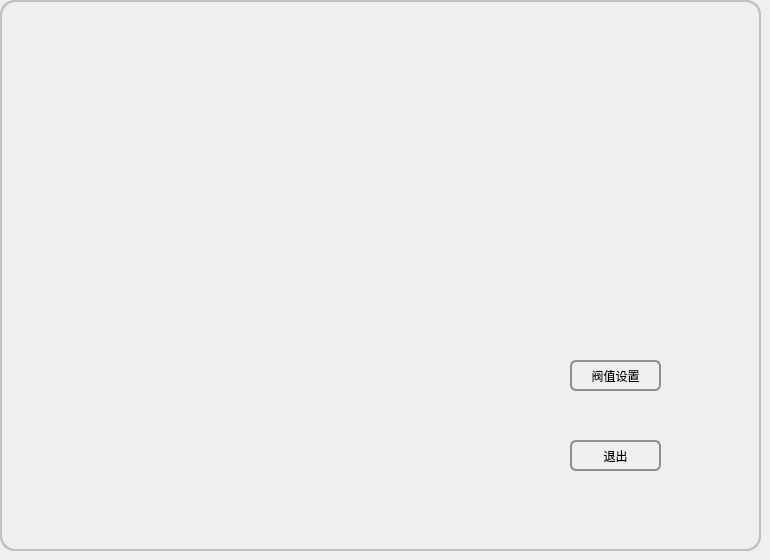
    <widget class="QWidget" name="page_5">
     <widget class="QFrame" name="frame_6">
      <property name="geometry">
       <rect>
        <x>0</x>
        <y>0</y>
        <width>761</width>
        <height>551</height>
       </rect>
      </property>
      <property name="styleSheet">
       <string notr="true">QFrame, QToolTip {
    border: 2px solid silver gray;
    border-radius: 15px;
    padding: 2px;    
}</string>
      </property>
      <property name="frameShape">
       <enum>QFrame::StyledPanel</enum>
      </property>
      <property name="frameShadow">
       <enum>QFrame::Raised</enum>
      </property>
      <widget class="QPushButton" name="pushButton_11">
       <property name="geometry">
        <rect>
         <x>570</x>
         <y>440</y>
         <width>91</width>
         <height>31</height>
        </rect>
       </property>
       <property name="styleSheet">
        <string notr="true">QPushButton {
    border: 2px solid #8f8f91;
    border-radius: 6px;
    background-color: qlineargradient(x1: 0, y1: 0, x2: 0, y2: 1,
                                      stop: 0 #f6f7fa, stop: 1 #dadbde);
    min-width: 80px;
	background-image: url(:/resources/Resources/透明.png);
}

QPushButton:pressed {
    background-color: qlineargradient(x1: 0, y1: 0, x2: 0, y2: 1,
                                      stop: 0 #dadbde, stop: 1 #f6f7fa);
}

QPushButton:flat {
    border: none; /* no border for a flat push button */
}

QPushButton:default {
    border-color: navy; /* make the default button prominent */
}
QPushButton:open { /* when the button has its menu open */
    background-color: qlineargradient(x1: 0, y1: 0, x2: 0, y2: 1,
                                      stop: 0 #dadbde, stop: 1 #f6f7fa);
}

QPushButton::menu-indicator {
    image: url(menu_indicator.png);
    subcontrol-origin: padding;
    subcontrol-position: bottom right;
}

QPushButton::menu-indicator:pressed, QPushButton::menu-indicator:open {
    position: relative;
    top: 2px; left: 2px; /* shift the arrow by 2 px */
}</string>
       </property>
       <property name="text">
        <string>退出</string>
       </property>
      </widget>
      <widget class="QPushButton" name="pushButton_12">
       <property name="geometry">
        <rect>
         <x>570</x>
         <y>360</y>
         <width>91</width>
         <height>31</height>
        </rect>
       </property>
       <property name="styleSheet">
        <string notr="true">QPushButton {
    border: 2px solid #8f8f91;
    border-radius: 6px;
    background-color: qlineargradient(x1: 0, y1: 0, x2: 0, y2: 1,
                                      stop: 0 #f6f7fa, stop: 1 #dadbde);
    min-width: 80px;
	background-image: url(:/resources/Resources/透明.png);
}

QPushButton:pressed {
    background-color: qlineargradient(x1: 0, y1: 0, x2: 0, y2: 1,
                                      stop: 0 #dadbde, stop: 1 #f6f7fa);
}

QPushButton:flat {
    border: none; /* no border for a flat push button */
}

QPushButton:default {
    border-color: navy; /* make the default button prominent */
}
QPushButton:open { /* when the button has its menu open */
    background-color: qlineargradient(x1: 0, y1: 0, x2: 0, y2: 1,
                                      stop: 0 #dadbde, stop: 1 #f6f7fa);
}

QPushButton::menu-indicator {
    image: url(menu_indicator.png);
    subcontrol-origin: padding;
    subcontrol-position: bottom right;
}

QPushButton::menu-indicator:pressed, QPushButton::menu-indicator:open {
    position: relative;
    top: 2px; left: 2px; /* shift the arrow by 2 px */
}</string>
       </property>
       <property name="text">
        <string>阀值设置</string>
       </property>
      </widget>
      <widget class="QLabel" name="label_12">
       <property name="geometry">
        <rect>
         <x>0</x>
         <y>0</y>
         <width>761</width>
         <height>551</height>
        </rect>
       </property>
       <property name="styleSheet">
        <string notr="true">border-image: url(:/skin/2_big);</string>
       </property>
       <property name="text">
        <string/>
       </property>
      </widget>
      <zorder>label_12</zorder>
      <zorder>pushButton_11</zorder>
      <zorder>pushButton_12</zorder>
     </widget>
    </widget>
